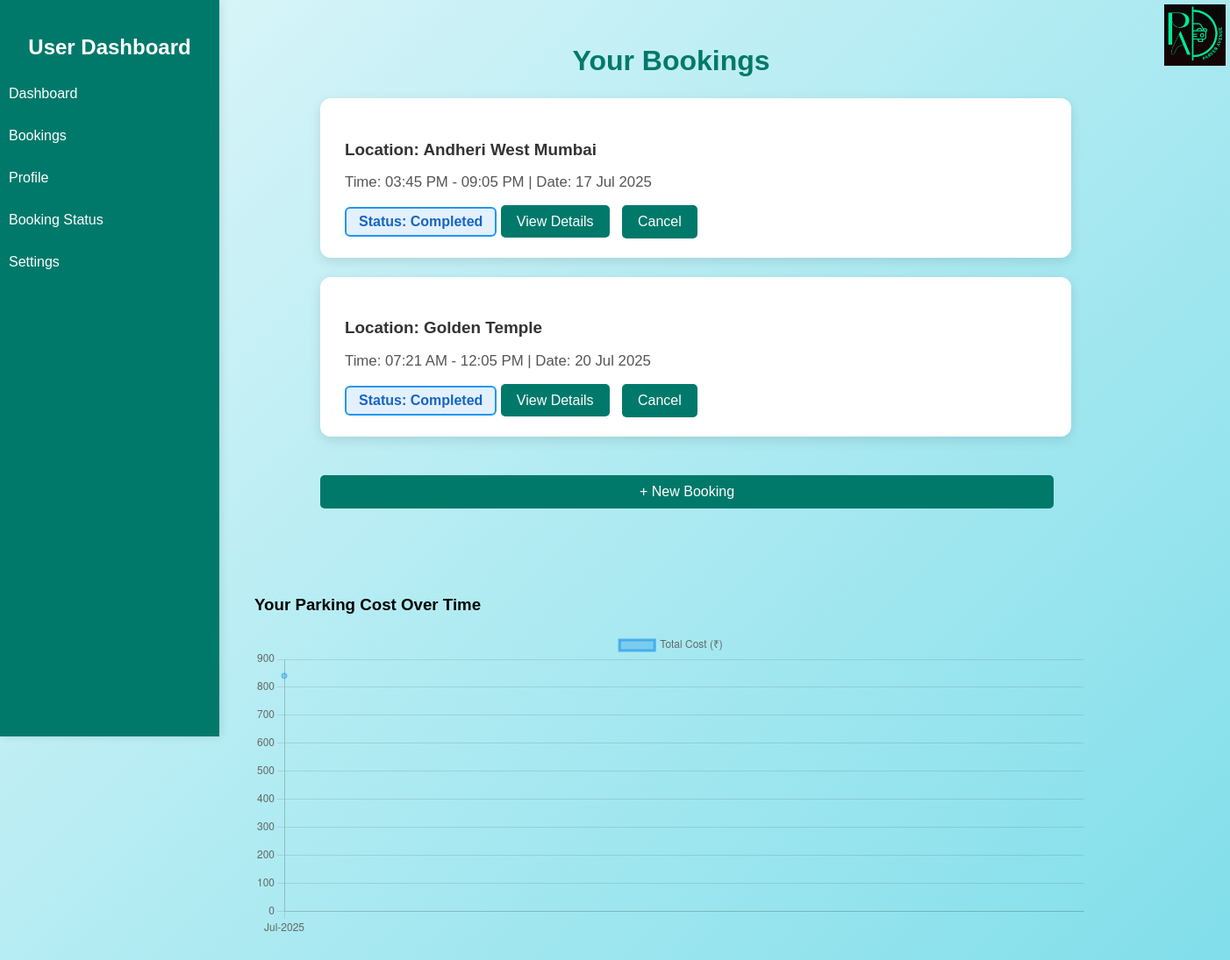
The app's page /user_bookings (signed in), older data.
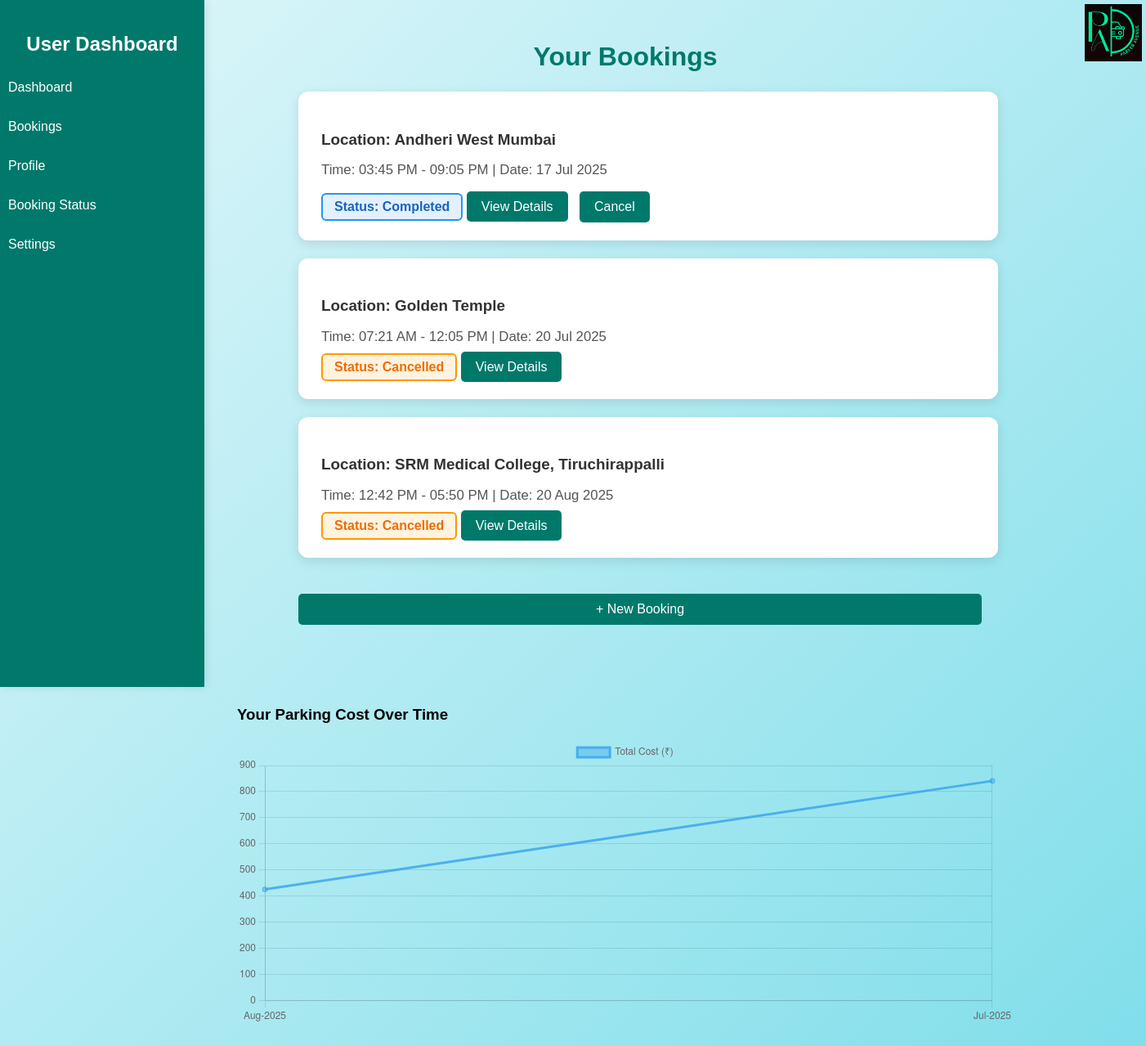
The same page, newer data.
### models.py (models this page shows, shortened)
class Reservation(db.Model):
    id=db.Column(db.Integer, primary_key=True)
    spot_id=db.Column(db.Integer, db.ForeignKey('parking_spot.id'), nullable=False)
    user_id=db.Column(db.Integer, db.ForeignKey('user.id'), nullable=False)
    vehicle_id=db.Column(db.Integer, db.ForeignKey('vehicle.id'), nullable=True)
    parking_timestamp=db.Column(db.DateTime, default=datetime.utcnow)
    leaving_timestamp=db.Column(db.DateTime, nullable=True)
    cost_per_hour=db.Column(db.Float, nullable=False)
    total_cost=db.Column(db.Float, default=0.0)
    status=db.Column(db.String(20), default='Pending')

class ParkingLot(db.Model):
    id=db.Column(db.Integer, primary_key=True)
    prime_location_name=db.Column(db.String(150), nullable=False)
    price_per_hour=db.Column(db.Float, nullable=False)
    address=db.Column(db.String(200), nullable=False)
    pin_code=db.Column(db.String(12), nullable=False)
    max_spots=db.Column(db.Integer, nullable=False)
    spots=db.relationship('ParkingSpot', backref='lot', lazy=True)

### app.py (the view)
@app.route('/user_bookings')
@login_required
def user_bookings():
    user=User.query.get(session['user_id'])
    reservations=Reservation.query.filter_by(user_id=session['user_id']).all()
    lot_counts={}
    for r in reservations:
        lot_name=r.spot.lot.prime_location_name
        lot_counts[lot_name]=lot_counts.get(lot_name, 0)+1
    user_lot_names=list(lot_counts.keys())
    user_bookings_counts=list(lot_counts.values())
    cost_by_month={}
    for r in reservations:
        if r.leaving_timestamp:
            m=r.parking_timestamp.strftime('%b-%Y')
            cost_by_month[m]=cost_by_month.get(m, 0)+(r.total_cost or 0)
    months=sorted(cost_by_month.keys())
    costs=[cost_by_month[m] for m in months]
    return render_template('user_bookings.html', reservations=reservations, now=datetime.utcnow(), user=user, lot_counts=lot_counts, user_lot_names=user_lot_names,user_bookings_counts=user_bookings_counts, months=months, costs=costs)

### app.py (called while the page is built)
def login_required(f):
    @wraps(f)
    def decorated_function(*args, **kwargs):
        if 'user_id' not in session:
            flash('Please log in first', 'danger')
            return redirect(url_for('user_login'))
        return f(*args, **kwargs)
    return decorated_function

### templates/user_bookings.html (shortened to what this page needs)
<!DOCTYPE html>
<html lang="en">
<head>
</head>
<body>
  <div class="sidebar">
    <h2>User Dashboard</h2>
    <a href="{{ url_for('user_dashboard') }}">Dashboard</a>
    <a href="{{ url_for('user_bookings') }}">Bookings</a>
    <a href="{{ url_for('user_profile') }}">Profile</a>
    {% if reservations and reservations|length > 0 %}
      <a href="{{ url_for('book_status', booking_id=reservations[0].id) }}">Booking Status</a>
    {% else %}
      <span><b>No bookings yet</b></span>
    {% endif %}
    <a href="{{ url_for('settings') }}">Settings</a>
  </div>
  <div class="main-content">
    <div class="logo-container">
      <img src="{{ url_for('static', filename='../static/images/parker_avenue_logo.png') }}" alt=" ">
    </div>
    <h1>Your Bookings</h1>
    <div class="booking-list">
      {% if reservations and reservations|length > 0 %}
        {% for booking in reservations %}
          <div class="booking-card">
            <h4>Location: {{ booking.spot.lot.prime_location_name }}</h4>
            <p>
              Time: {{ booking.parking_timestamp.strftime('%I:%M %p') }}
              {% if booking.leaving_timestamp %}
                - {{ booking.leaving_timestamp.strftime('%I:%M %p') }}
              {% endif %}
              | Date: {{ booking.parking_timestamp.strftime('%d %b %Y') }}
            </p>
            {% if booking.status == "Rejected" %}
              <span class="status rejected-status">Status: Rejected</span>
            {% elif booking.status == "Cancelled" %}
              <span class="status cancelled-status">Status: Cancelled</span>
            {% elif booking.leaving_timestamp and booking.leaving_timestamp.date() < now.date() %}
              <span class="status completed-status">Status: Completed</span>
            {% else %}
              <span class="status confirmed-status">Status: Confirmed</span>
            {% endif %}
            <a class="btn" href="{{ url_for('book_status', booking_id=booking.id) }}">View Details</a>
            {% if booking.status not in ["Completed", "Cancelled", "Rejected"] %}
              <form action="{{ url_for('cancel_booking', booking_id=booking.id) }}" method="post" style="display:inline;">
                <button class="btn cancel-btn" type="submit" onclick="return confirm('Cancel this booking?');">Cancel</button>
              </form>
            {% endif %}
          </div>
        {% endfor %}
      {% else %}
        <p>No bookings found.</p>
      {% endif %}
    </div>
    <div class="new-booking">
      <a class="btn new-booking" href="{{ url_for('booking_process') }}">+ New Booking</a>
    </div>
  </div>
  <div class="chart-section">
    <h3>Your Parking Cost Over Time</h3>
    <canvas id="userCostLine" width="600" height="220"></canvas>
  </div>
  <script>
  const userMonths = {{ months|tojson }};
  const userCosts = {{ costs|tojson }};
  new Chart(document.getElementById('userCostLine').getContext('2d'), {
    type: 'line',
    data: {
        labels: userMonths,
        datasets: [{
            label: 'Total Cost (₹)',
            data: userCosts,
            fill: false,
            borderColor: 'rgba(54, 162, 235, 0.8)',
            backgroundColor: 'rgba(54, 162, 235, 0.4)',
            tension: 0.1
        }]
      },
      options: {
        responsive: true,
        plugins: {
            legend: { display: true }
        },
        scales: {
            y: { beginAtZero: true }
        }
      }
    });
  </script>
</body>
</html>

Row changes from the older to the newer data that the page shows:
changed Reservation "07:21 AM": status "Status: Completed Cancel" → "Status: Cancelled"
now on this page (row edited): Reservation: spot.lot.prime_location_name "SRM Medical College, Tiruchirappalli", parking_timestamp "12:42 PM", leaving_timestamp "05:50 PM", parking_timestamp "20 Aug 2025", status "Status: Cancelled"
Text that changed along with them:
chart data {{ costs|tojson }}: [841.02] → [426.07, 841.02]
